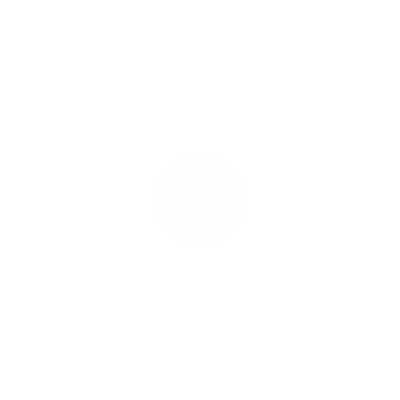
Frame 1 (no input)
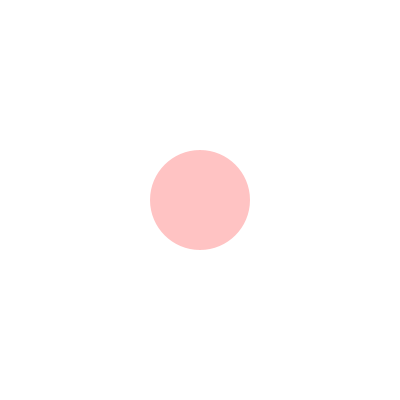
Frame 60 (the mouse pressed at the canvas centre just before this capture)
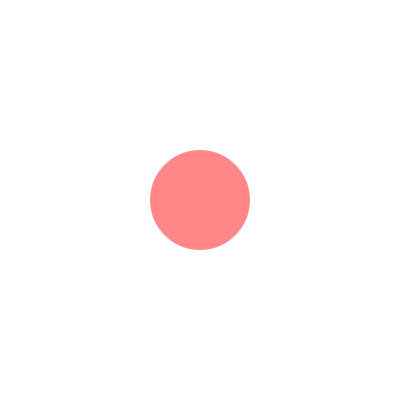
Frame 120 (the mouse held since frame 60 and released just before this capture)

The Processing sketch that drew these frames (run headless with seeded random() and noise(); from frame 60 on, the mouse is pressed at the canvas centre):

// Processing sketch: processing_98907
// ── processing_98907.pde

float row;
float column;

void setup()
{
  size(400, 400);
  background(255, 255, 255);
  smooth();

  
}

void draw()
{
  background(255, 255, 255);

  noStroke();
  fill( 255, 0, 0, frameCount);

  ellipse(width/2, height/2, 100, 100);

  if (frameCount > 255)
  {
    noLoop();
  }
  
}
